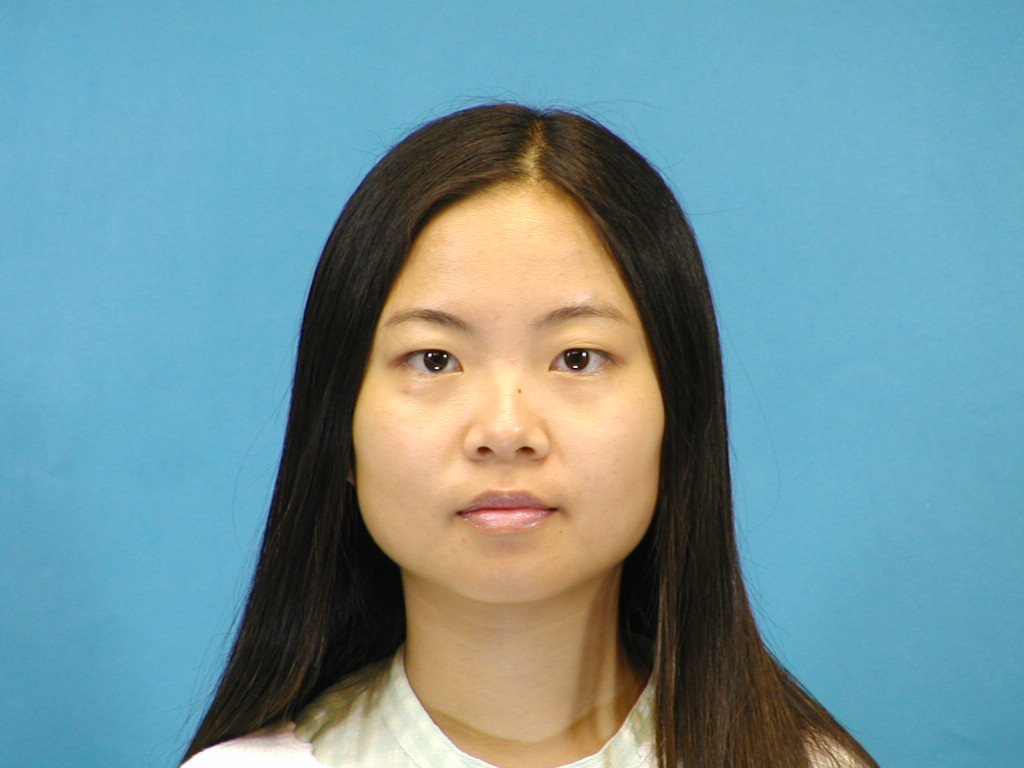
#> input picture f1-001-01.jpg, 1024 x 768 px
$ python stroke_draw_init.py
#> lines starting #> are read from the running program, lines starting #| are printed output that depends on the picture
import cv2
import numpy as np
import math


def rotate_img(img, angle):
    row, col = img.shape
    M = cv2.getRotationMatrix2D((row / 2, col / 2), angle, 1)
    res = cv2.warpAffine(img, M, (row, col))
    return res


def get_eight_directions(l_len):
    L = np.zeros((8, l_len, l_len))
    half_len = (l_len + 1) / 2
    for i in range(8):
        if i == 0 or i == 1 or i == 2 or i == 7:
            for x in range(l_len):
                y = int(half_len - int(round((x + 1 - half_len) * math.tan(math.pi * i / 8))))
                if y > 0 and y <= l_len:
                    L[i, x, y - 1] = 1
            if i != 7:
                L[i + 4] = np.rot90(L[i])
    L[3] = np.rot90(L[7], 3)
    return L


# compute and get the stroke of the raw img
def get_stroke(img, ks, dirNum):
    height, width = img.shape[0], img.shape[1]
    img = np.float32(img) / 255.0
    img = cv2.medianBlur(img, 3)
    cv2.imshow('blur', img)
    imX = np.append(np.absolute(img[:, 0: width - 1] - img[:, 1: width]), np.zeros((height, 1)), axis=1)
    imY = np.append(np.absolute(img[0: height - 1, :] - img[1: height, :]), np.zeros((1, width)), axis=0)
    # img_gredient = np.sqrt((imX ** 2 + imY ** 2))
    img_gredient = imX + imY

    kernel_Ref = np.zeros((ks * 2 + 1, ks * 2 + 1))
    kernel_Ref[ks, :] = 1

    response = np.zeros((dirNum, height, width))
    L = get_eight_directions(2 * ks + 1)
    for n in range(dirNum):
        ker = rotate_img(kernel_Ref, n * 180 / dirNum)
        response[n, :, :] = cv2.filter2D(img, -1, ker)

    Cs = np.zeros((dirNum, height, width))
    for x in range(width):
        for y in range(height):
            i = np.argmax(response[:, y, x])
            Cs[i, y, x] = img_gredient[y, x]

    spn = np.zeros((8, img.shape[0], img.shape[1]))

    kernel_Ref = np.zeros((2 * ks + 1, 2 * ks + 1))
    kernel_Ref[ks, :] = 1
    for n in range(width):
        if (ks - n) >= 0:
            kernel_Ref[ks - n, :] = 1
        if (ks + n) < ks * 2:
            kernel_Ref[ks + n, :] = 1

    kernel_Ref = np.zeros((2 * ks + 1, 2 * ks + 1))
    kernel_Ref[ks, :] = 1

    for i in range(8):
        ker = rotate_img(kernel_Ref, i * 180 / dirNum)
        spn[i] = cv2.filter2D(Cs[i], -1, ker)
        cv2.imshow('QAQ', spn[i])
        cv2.waitKey(0)

    sp = np.sum(spn, axis=0)
    sp = (sp - np.min(sp)) / (np.max(sp) - np.min(sp))
    S = 1 - sp

    return S


img = cv2.imread('../f1-001-01.jpg', 0)
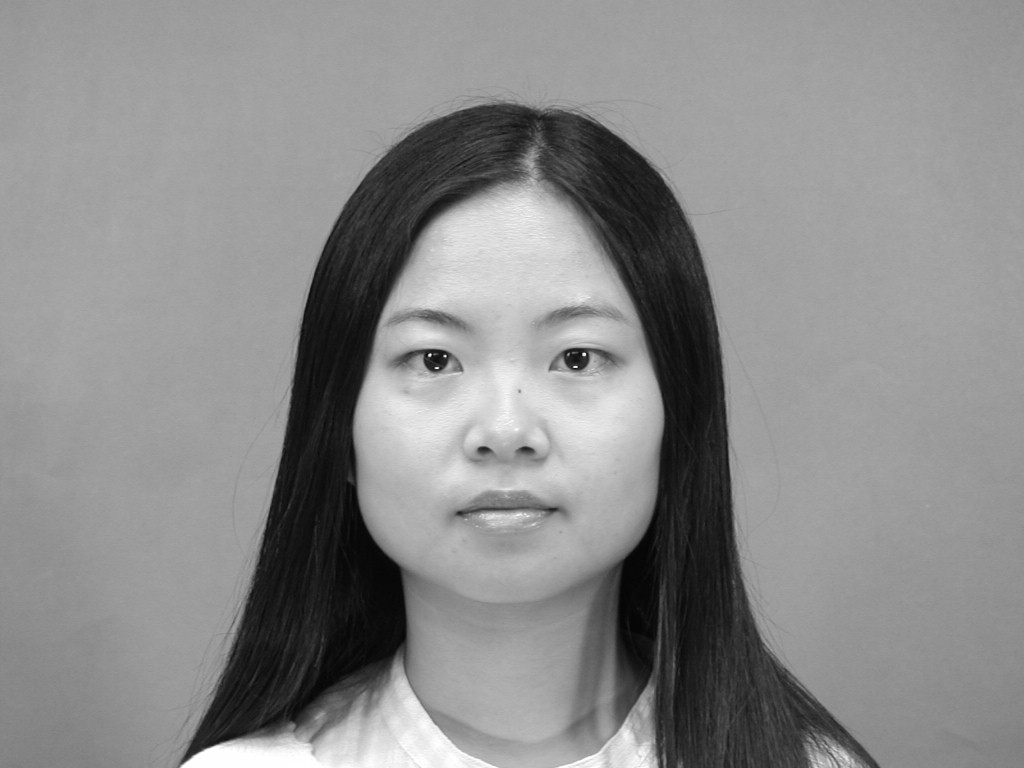
#> img: shape (768, 1024); min 4, max 255, mean 138.5
S = get_stroke(img, 3, 8)
#> in get_stroke, `imX = np.append(np.absolute(img[:, 0: width - 1] - img[:, 1: width]), ..`:
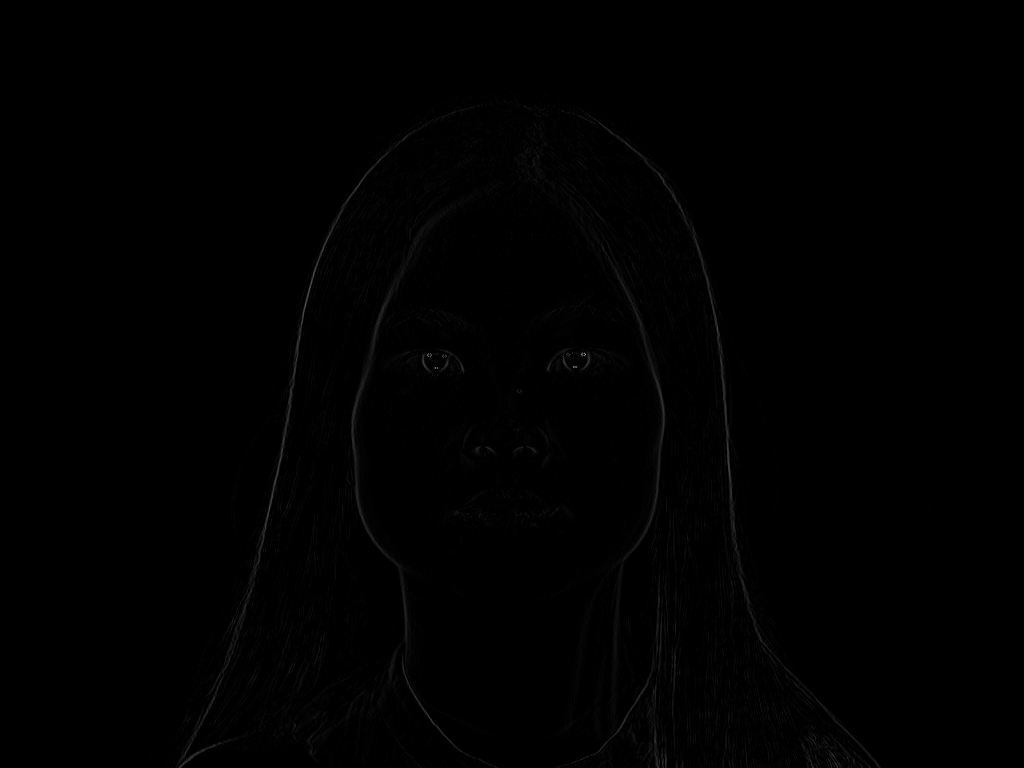
#> imX: shape (768, 1024) float64; min 0, max 0.627, mean 0.00512
#> the loop in get_stroke, `for i in range(8):` made 8 passes
#> pass 1, in get_stroke, `cv2.imshow('QAQ', spn[i])`:
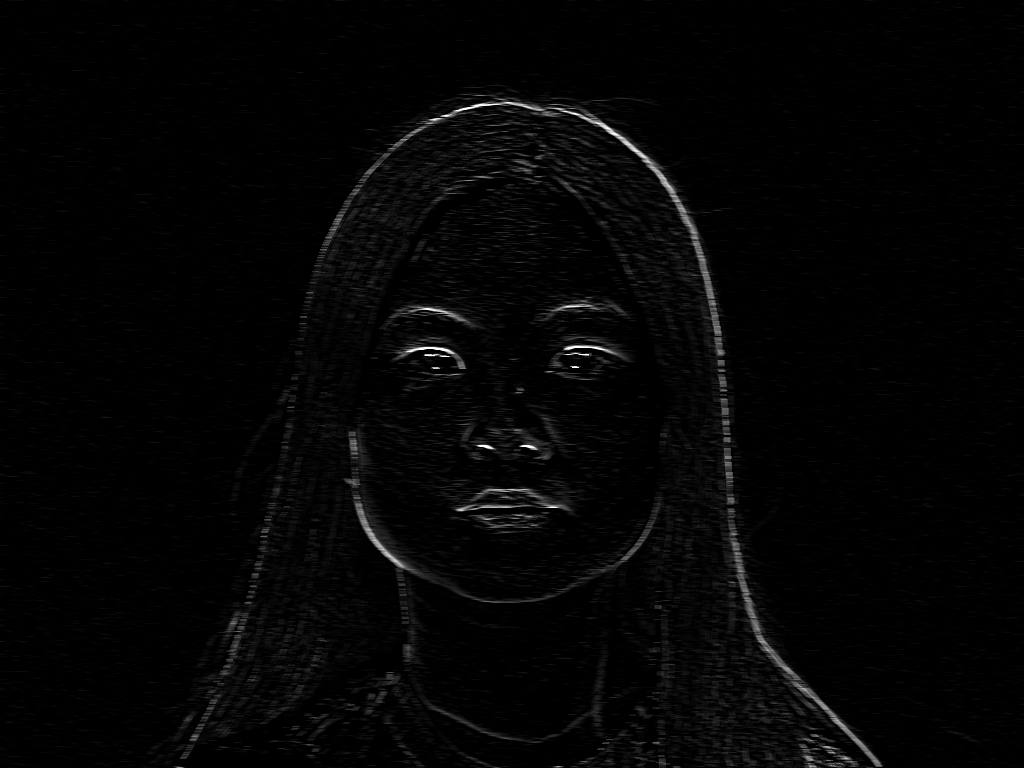
#> window 'QAQ': shape (768, 1024); min 0, max 255, mean 4.5
#> pass 2, in get_stroke, `cv2.imshow('QAQ', spn[i])`:
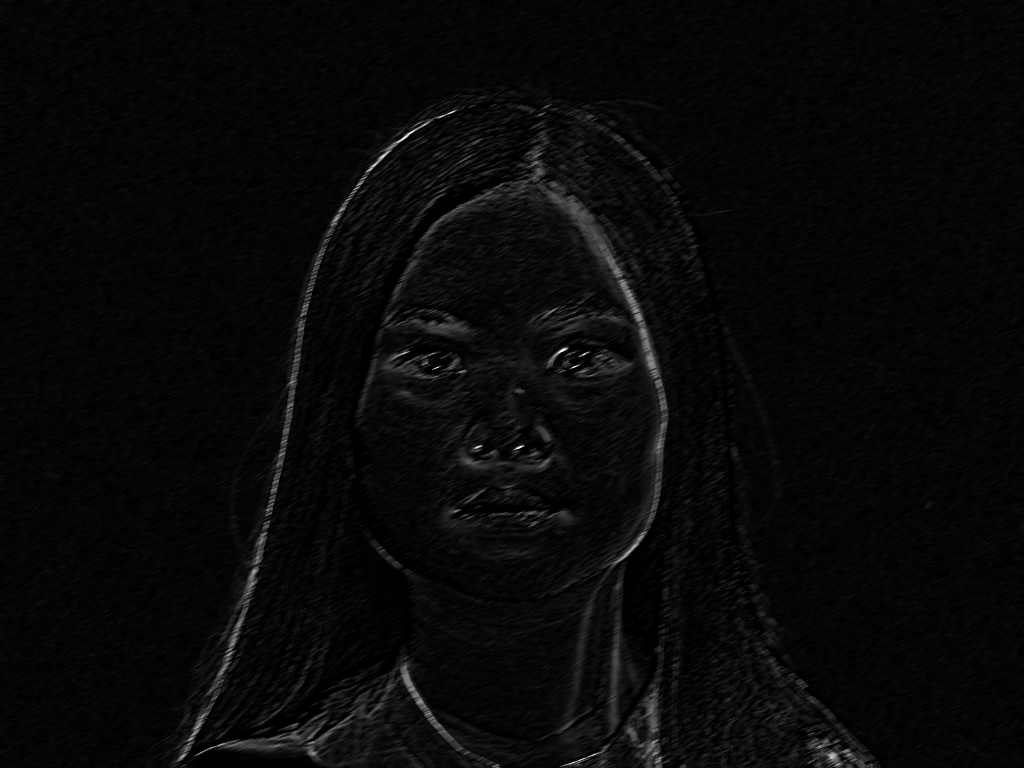
#> window 'QAQ': shape (768, 1024); min 0, max 255, mean 8.4
#> in get_stroke, `S = 1 - sp`:
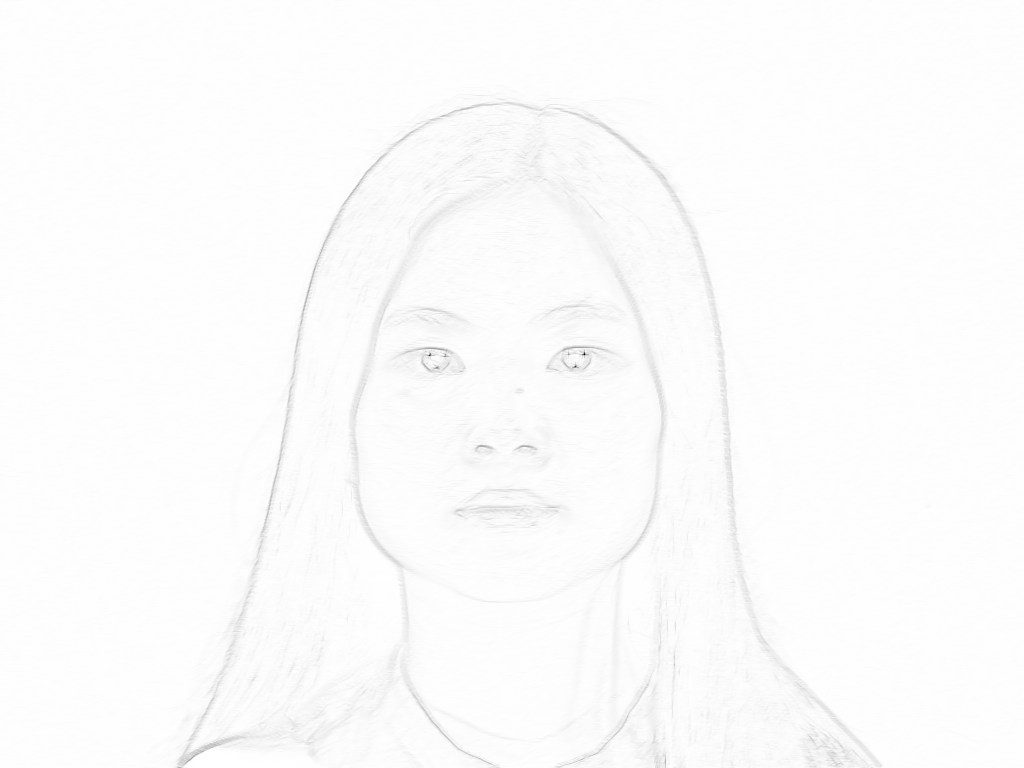
#> S: shape (768, 1024) float64; min 0, max 1, mean 0.989
cv2.imshow("S", S)
cv2.waitKey(0)
cv2.destroyAllWindows()
